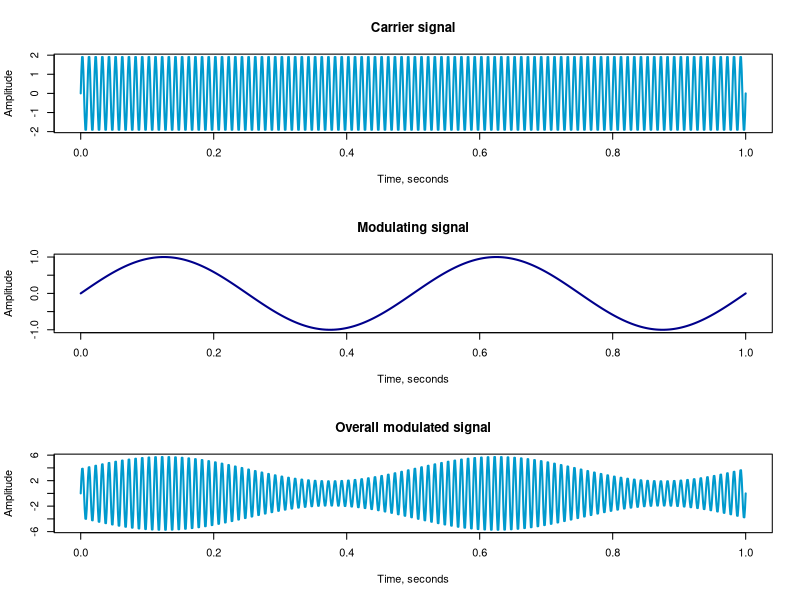

Reproduce this figure in R.
t<-seq(0, 1, 0.001);
A_m<-1;
A_c<-2;
cf<-100;
mf<-2;
phi<-0;
c<-A_c*sin(2*pi*cf*t + phi);
m<-A_m*sin(2*pi*mf*t + phi);
y<-(A_c+m)*c;
#y<-m*c;
pdf("amplitude_modulation.pdf");
par(mfrow=c(3,1));
plot(t, c, col="deepskyblue3", type="l", lwd=2, main="Carrier signal", xlab="Time, seconds", ylab="Amplitude");
plot(t, m, col="dark blue", type="l", lwd=2, main="Modulating signal", xlab="Time, seconds", ylab="Amplitude");
plot(t, y, col="deepskyblue3", type="l", lwd=2, main="Overall modulated signal", xlab="Time, seconds", ylab="Amplitude");
dev.off();
